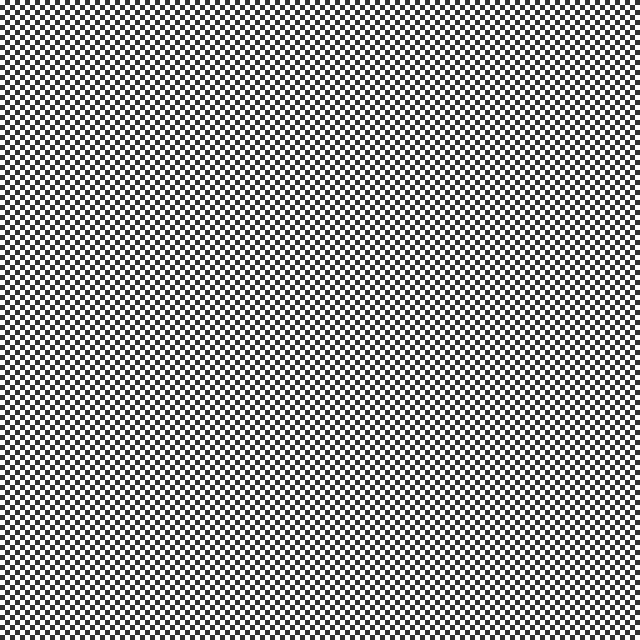
Frame 1 (no input)
Frame 60 (no input): identical to frame 1, image omitted
Frame 120 (the mouse pressed at the canvas centre since frame 60): identical to frame 1, image omitted

The p5.js sketch that drew this single still picture (run headless with seeded random() and noise() and a simulated clock; from frame 60 on, the mouse is pressed at the canvas centre):

// p5.js sketch
// ── sketch.js
let squareSize = 5;
let rotateAngleSlider;
let rotateAngle = 0;
let checkBox;

function setup(){
	createCanvas(640, 640);
	angleMode(DEGREES);

	setSliders();
	checkBox = createCheckbox("Animate ");

	fill(255);
	noStroke();
}

function draw(){
	background(50);
	
	push();
		translate(width/2, height/2);
		drawBase();
		rotate(180);
		drawBase();
		
		push();
			if(checkBox.checked()){
				rotate(rotateAngle);
				rotateAngleSlider.value(rotateAngle%180);
			}else{
				rotate(rotateAngleSlider.value());
			}

			drawBase();
			rotate(180);
			drawBase();
		pop();
	pop();

	rotateAngle++;
}

function setSliders(){
	createP("");

	createSpan("Rotation: ");
	rotateAngleSlider = createSlider(0, 180, 0, 0.01);
	createP("");

	rotateAngleSlider.size(640, 10);
}

function drawBase(base){
	for(let y = 0; y < width; y += squareSize * 2){
		for(let x = 0; x < height; x += squareSize * 2){
			rect(x - width/2, y - height/2, squareSize, squareSize);
		}
	}
}
